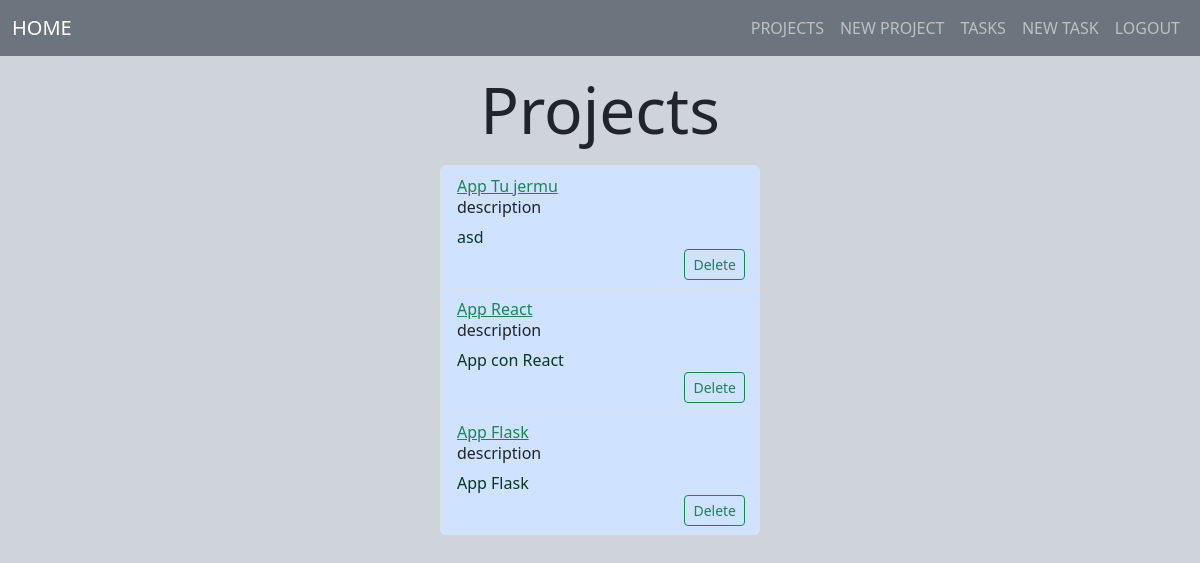
Page /projects/ (signed in) on the earlier database version.
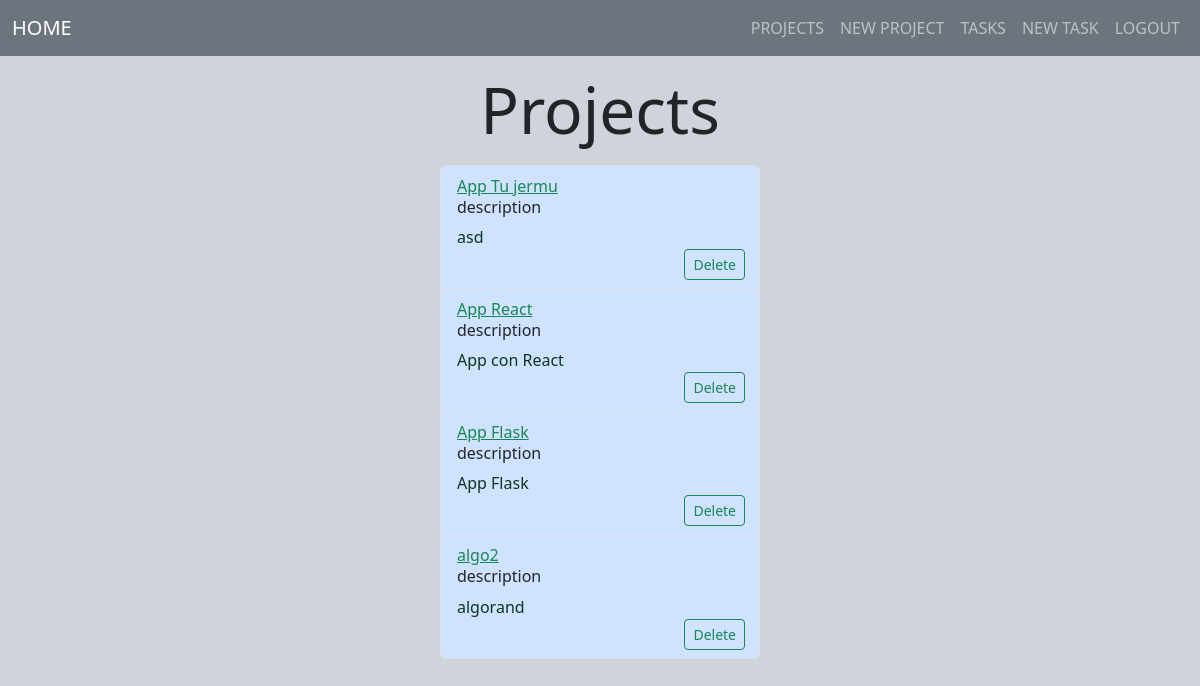
Same page on the later database version.
### tasks/models.py (models this page shows, shortened)
class Project(models.Model):
    project_name = models.CharField(max_length=200)
    project_description=models.TextField(blank=True)
    project_user=models.ForeignKey(User, on_delete=models.CASCADE, null=True)
    project_date=models.DateField(auto_now_add=True, null=True)

### tasks/views.py (the view)
# urls.py: path('projects/', views.projects, name="projects"),
@login_required
def projects(request):
    projects = models.Project.objects.filter(project_user=request.user)
    return render(request, 'projects/projects.html', {
        'projects': projects
    })

### tasks/templates/projects/projects.html (shortened to what this page needs)
{% extends 'layouts/base.html' %}
{% load static %}
{% block content %}
<!DOCTYPE html>
<html lang="en">
<head>
</head>
<body>
    <h1 class="display-3 text-center">Projects</h1>
    <div class="d-flex p-2 justify-content-center">
    {% if projects %}
    <ul class="list-group " style="width: 20rem;">
        {% for project in projects %}
        <li class="list-group-item bg-primary-subtle" >
            <div style="width: 18rem;">
                <div class="card-body">
                  <a class="card-title text-success" href="{% url 'project-detail' project.id %}">{{project.project_name}}</a>
                  <h6 class="card-subtitle mb-2 text-">description</h6>
                  <p class="card-text text-success-emphasis">{{project.project_description}}</p>
                </div>
                <button class="btn btn-outline-success btn-sm d-flex justify-content-right" style="float:right; margin: right 0;" action="{% url 'project-delete' project.id %}">
                    Delete
                </button>
              </div>
        </li>
        {% endfor %}
    </ul>
    {% else %}
        <h2>0 Projects :D</h2>
    {% endif %}
    </div>
    {% endblock %}

### tasks/templates/layouts/base.html (shortened to what this page needs)
{% load static %}
<!DOCTYPE html>
<html lang="en">
<head>
    <link rel="stylesheet" href="https://cdn.jsdelivr.net/npm/bootstrap@5.3.0-alpha1/dist/css/bootstrap.min.css">
</head>
<body class="bg-dark-subtle">
    <nav class="navbar navbar-expand-lg bg-secondary navbar-dark">
        <div class="container-fluid">
          <a class="navbar-brand" href="{% url 'index' %}">HOME</a>
          <div class="collapse navbar-collapse" id="navbarNav">
            <ul class="navbar-nav ms-auto">
                {% if user.is_authenticated %}
                    <li class="nav-item">
                        <a class="nav-link" href="{% url 'projects' %}">PROJECTS</a>
                    </li>
                    <li class="nav-item">
                        <a class="nav-link" href="{% url 'create-project' %}">NEW PROJECT</a>
                    </li>
                    <li class="nav-item">
                        <a class="nav-link" href="{% url 'tasks' %}">TASKS</a>
                    </li>
                    <li class="nav-item">
                        <a class="nav-link" href="{% url 'create-task' %}">NEW TASK</a>
                    </li>
                    <li class="nav-item">
                        <a class="nav-link" href="{% url 'logout' %}">LOGOUT</a>
                    </li>
                {% endif %}
            </ul>
          </div>
        </div>
      </nav>
    <div class="p-3 mb-2 text-emphasis-light">
        {% block content %}
        {% endblock %}
    </div>
</body>
</html>

Differences in the rows shown:
added Project: project_name "algo2", project_description "algorand"
